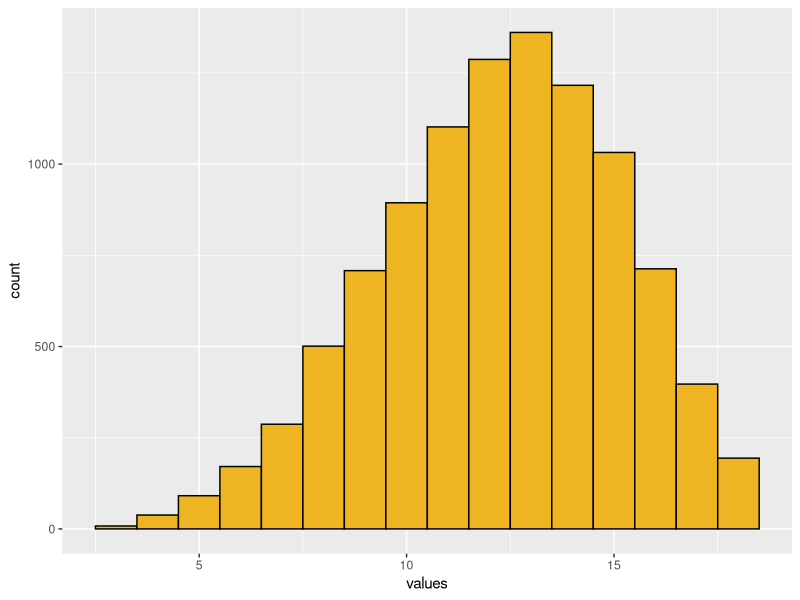
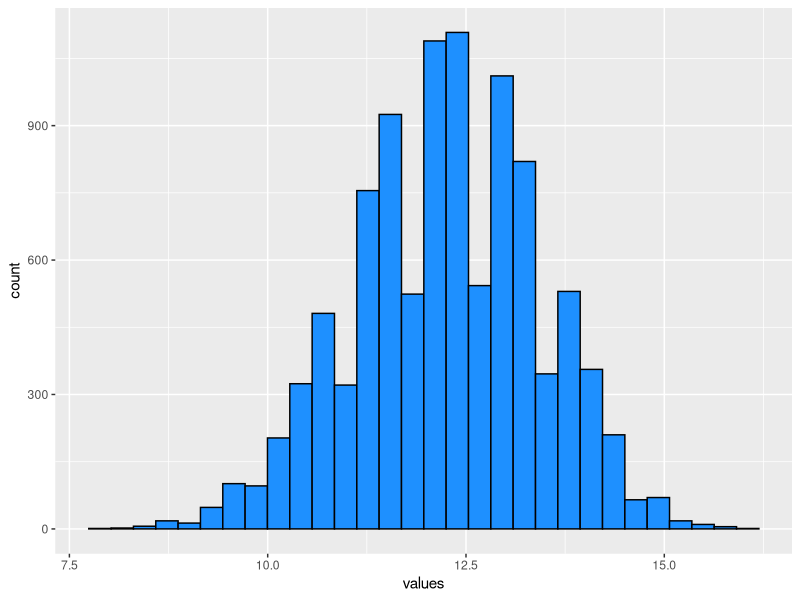
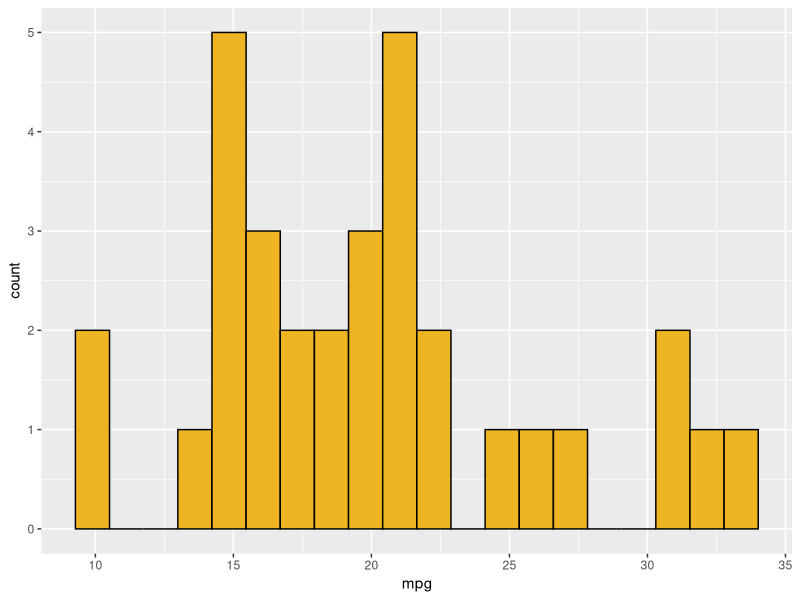
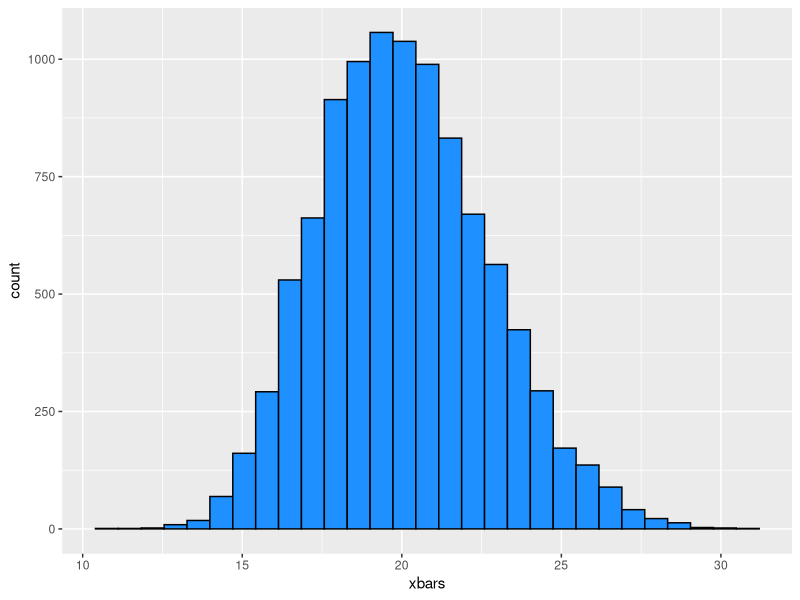
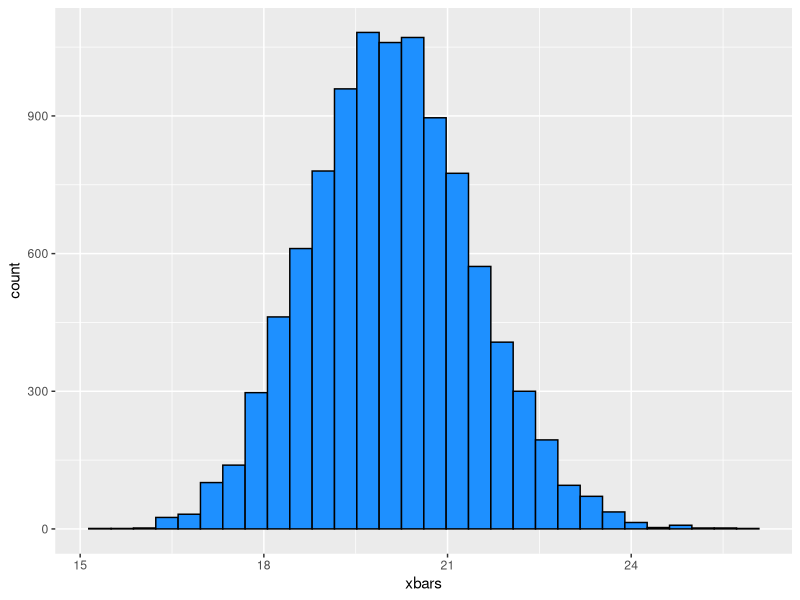

Recreate these plots in R, in order.
## ---- chunk 1
knitr::opts_chunk$set(echo = TRUE, error = TRUE)
## ---- chunk 2
library(tidyverse)
## ---- chunk 3
n <- 3
x <- 2

choose(n, x)

factorial(n) / (factorial(x) * factorial(n - x))
## ---- chunk 4
dbinom(x = 2, size = 3, prob = 0.6)

dbinom(0:3, 3, 0.6)
## ---- chunk 5
birth_null_proportions <- tibble(
  prop_girls = replicate(10000,
                         mean(sample(0:1, size = 300,
                                     replace = T, prob = c(0.5, 0.5))))
)

# Two-sided pvalue
mean(birth_null_proportions$prop_girls >= 0.52) +
  mean(birth_null_proportions$prop_girls <= 0.48)
## ---- chunk 6
# Probability of 150 girl births under null
dbinom(150, 300, 0.5)

# Two-sided pvalue, from binomial distribution
sum(dbinom(156:300, 300, 0.5)) +
  sum(dbinom(0:144, 300, 0.5))
## ---- chunk 7
# Simulation of null distribution of number of correct cards
card_null_proportions <- tibble(
  prop_correct = replicate(10000,
                         mean(sample(0:1, size = 200,
                                     replace = T, prob = c(0.75, 0.25))))
)
## ---- chunk 8
# Simulated p-value
mean(card_null_proportions$prop_correct >= 57/200) +
  mean(card_null_proportions$prop_correct <= 43/200)
## ---- chunk 9
# Binomial p-value
sum(dbinom(57:200, 200, 0.25)) +
  sum(dbinom(0:43, 200, 0.25))
## ---- chunk 10
# P(N(0, 1) <= 0.5)
pnorm(0.5, 0, 1)
## ---- chunk 11
# P(N(0, 1) >= 0.5)
1 - pnorm(0.5, 0, 1)
pnorm(0.5, 0, 1, lower.tail = F)
## ---- chunk 12
# 30th percentile of N(0, 1)
qnorm(0.3, 0, 1)
## ---- chunk 13
qnorm(0.3, 0, 1)

pnorm(-0.5244005)
## ---- chunk 14
pnorm(476, 500, 12)

qnorm(0.02275013, 350, 4)

pnorm(476, 500, 12) %>%
  qnorm(350, 4)
## ---- chunk 15
generate_score <- function() {
  rolls <- sample(1:6, 4, replace = TRUE)   # Roll dice
  keep <- sort(rolls)[2:4]       # Keep highest 3 rolls
  sum(keep)
}

strength_values <- tibble(
  run = 1:10000,
  values = replicate(10000, generate_score())
)

ggplot(strength_values, aes(x = values)) +
  geom_histogram(binwidth = 1, boundary = 2.5,
                 fill = "goldenrod2", color = "black")
## ---- chunk 16
all_character_scores <- function(){
  setNames(replicate(n = 6, generate_score()),
           c("STR", "DEX", "CON", "INT", "WIS", "CHA"))
}

average_scores <- tibble(
  run = 1:10000,
  values = replicate(10000, mean(all_character_scores())) 
)

ggplot(average_scores, aes(x = values)) +
  geom_histogram(fill = "dodgerblue", color = "black")
## ---- chunk 17
ggplot(mtcars, aes(x = mpg)) +
  geom_histogram(fill = "goldenrod2", color = "black", bins = 20)
## ---- chunk 18
new_data <- function(data, n) {
  sample_n(data, size = n, replace = TRUE)
}
## ---- chunk 19
average_mpg_5 <- tibble(
  run = 1:10000,
  xbars = replicate(10000,
                    mean(new_data(mtcars, 5)$mpg) ) 
)

ggplot(average_mpg_5, aes(x = xbars)) +
  geom_histogram(fill = "dodgerblue", color = "black")
## ---- chunk 20
average_mpg_20 <- tibble(
  run = 1:10000,
  xbars = replicate(10000,
                    mean(new_data(mtcars, 20)$mpg) ) 
)

ggplot(average_mpg_20, aes(x = xbars)) +
  geom_histogram(fill = "dodgerblue", color = "black")
